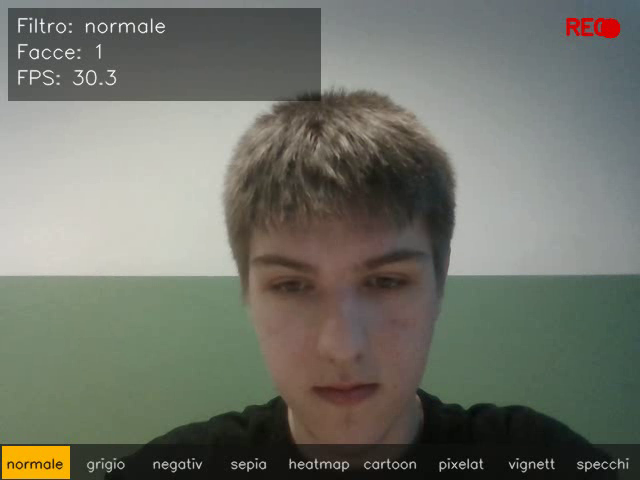
#> input picture frame 3 of recordings/rec_20260518_115954.mp4, 640 x 480 px, given in place of the camera
$ python main.py
#> lines starting #> are read from the running program, lines starting #| are printed output that depends on the picture; after the words box and inside, x2 and y2 are one past the last pixel; in counts of white or black regions, pixels touching at a corner belong together
### effects.py
"""
effects.py — Effetti visivi che sfruttano face detection e frame consecutivi.
Ogni funzione riceve il frame come primo parametro e restituisce il frame modificato.
Non viene modificato il frame originale: si lavora su una copia se necessario.
"""

import cv2
import numpy as np
import os

# Carica il classificatore Haar per il rilevamento volti
_CASCADE_PATH = cv2.data.haarcascades + "haarcascade_frontalface_default.xml"
_EYE_CASCADE_PATH = cv2.data.haarcascades + "haarcascade_eye.xml"

face_cascade = cv2.CascadeClassifier(_CASCADE_PATH)
eye_cascade = cv2.CascadeClassifier(_EYE_CASCADE_PATH)


def detect_faces(frame):
    """
    Rileva le facce nel frame usando Haar cascade.
    Restituisce la lista di bounding box (x, y, w, h).
    """
    gray = cv2.cvtColor(frame, cv2.COLOR_BGR2GRAY)
    faces = face_cascade.detectMultiScale(
        gray,
        scaleFactor=1.1,
        minNeighbors=5,
        minSize=(60, 60)
    )
    return faces if len(faces) > 0 else []


# [117 lines left out: functions apply_background_blur, apply_overlay_png, apply_face_label, apply_motion_detection, apply_ghost_effect, apply_motion_blur, not called in this run]

### ui.py
"""
ui.py — Funzioni per il rendering dell'interfaccia sovraimpressa sul frame.
Gestisce HUD, barra filtri, indicatori e testo di aiuto.
"""

import cv2
import numpy as np
import time


#font = cv2.FONT_HERSHEY_SIMPLEX
font = cv2.FONT_HERSHEY_TRIPLEX


def draw_hud(frame, filter_name, num_faces, fps, recording=False, auto_mode=False):
    """
    Sovrimprime sul frame:
    - nome del filtro attivo
    - numero di facce rilevate
    - FPS correnti
    - indicatore di registrazione (se attivo)
    - indicatore modalità automatica (se attiva)
    """
    img = frame.copy()
    h, w = img.shape[:2]

    # Sfondo semitrasparente per il testo HUD (angolo in alto a sinistra)
    overlay = img.copy()
    cv2.rectangle(overlay, (8, 8), (220, 70), (0, 0, 0), -1)
    cv2.addWeighted(overlay, 0.45, img, 0.55, 0, img)

    overlay = img.copy()
    cv2.rectangle(overlay, (8, 75), (130, 107), (0, 0, 0), -1)
    cv2.addWeighted(overlay, 0.45, img, 0.55, 0, img)

    # Testo HUD
    cv2.putText(img, f"Filtro: {filter_name}", (16, 32),
                font, 0.65, (255, 255, 255), 1, cv2.LINE_AA)
    cv2.putText(img, f"Facce: {num_faces}", (16, 58),
                font, 0.65, (255, 255, 255), 1, cv2.LINE_AA)
    cv2.putText(img, f"FPS: {fps:.1f}", (16, 97),
                font, 0.65, (255, 255, 255), 1, cv2.LINE_AA)

    # Indicatore REC
    if recording:
        cv2.circle(img, (w - 30, 28), 10, (0, 0, 220), -1)
        cv2.putText(img, "REC", (w - 75, 34),
                    font, 0.7, (0, 0, 220), 2, cv2.LINE_AA)

    # Indicatore modalità automatica
    if auto_mode:
        cv2.putText(img, "AUTO", (w - 80, 60),
                    font, 0.6, (0, 220, 220), 2, cv2.LINE_AA)

    return img


def draw_filter_bar(frame, filter_keys, active_index):
    """
    Mostra in basso una barra con tutti i filtri disponibili,
    evidenziando quello attivo con uno sfondo colorato.
    """
    img = frame.copy()
    h, w = img.shape[:2]
    bar_h = 36
    bar_y = h - bar_h

    # Sfondo barra
    overlay = img.copy()
    cv2.rectangle(overlay, (0, bar_y), (w, h), (20, 20, 20), -1)
    cv2.addWeighted(overlay, 0.65, img, 0.35, 0, img)

    n = len(filter_keys)
    slot_w = w // n

    for i, name in enumerate(filter_keys):
        x1 = i * slot_w
        x2 = x1 + slot_w
        cx = (x1 + x2) // 2

        if i == active_index:
            # Evidenzia il filtro attivo
            cv2.rectangle(img, (x1 + 2, bar_y + 2), (x2 - 2, h - 2), (0, 180, 255), -1)
            color = (20, 20, 20)
        else:
            color = (200, 200, 200)

        label = name[:7]  # abbrevia se troppo lungo
        tw = cv2.getTextSize(label, font, 0.45, 1)[0][0]
        cv2.putText(img, label, (cx - tw // 2, bar_y + 24),
                    font, 0.45, color, 1, cv2.LINE_AA)

    return img


# [48 lines left out: functions draw_help, draw_screenshot_flash, not called in this run]

### main.py
"""
main.py — Loop principale dell'applicazione.
Gestisce: acquisizione webcam, tasti, filtri attivi, effetti, HUD e screenshot.

Tasti:
  F / →       filtro successivo
  ←           filtro precedente
  B           blur sfondo on/off
  M           rilevamento movimento on/off
  G           ghost effect on/off
  L           motion blur simulato on/off
  R           avvia/ferma registrazione video
  A           modalità automatica (ciclo filtri ogni N secondi)
  S           screenshot
  H           mostra/nascondi pannello aiuto
  Q / ESC     esci
"""

import cv2
import time
import datetime
import os

from filters import FILTERS, FILTER_KEYS
from effects import (
    detect_faces,
    apply_background_blur,
    apply_overlay_png,
    apply_motion_detection,
    apply_ghost_effect,
    apply_motion_blur,
)
from ui import (
    draw_hud,
    draw_filter_bar,
    draw_help,
    draw_screenshot_flash,
)

# ── Configurazione ─────────────────────────────────────────────────────────────

SCREENSHOTS_DIR = "screenshots"
RECORDINGS_DIR = "recordings"
AUTO_MODE_INTERVAL = 4       # secondi tra un filtro e l'altro in modalità auto
WEBCAM_INDEX = 0             # indice della webcam (0 = predefinita)
FRAME_WIDTH = 1280
FRAME_HEIGHT = 720

os.makedirs(SCREENSHOTS_DIR, exist_ok=True)
os.makedirs(RECORDINGS_DIR, exist_ok=True)

# ── Stato applicazione ─────────────────────────────────────────────────────────

filter_index = 0
blur_bg_on = False
motion_on = False
ghost_on = False
motion_blur_on = False
recording = False
auto_mode = False
show_help = False
hat_on = False

prev_frame = None
video_writer = None
flash_frames = 0           # fotogrammi rimasti di flash screenshot

fps = 0.0
fps_counter = 0
fps_timer = time.time()

auto_timer = time.time()


def get_timestamp():
    return datetime.datetime.now().strftime("%Y%m%d_%H%M%S")


def start_recording(width, height):
    """Crea un VideoWriter per la registrazione su file .mp4."""
    filename = os.path.join(RECORDINGS_DIR, f"rec_{get_timestamp()}.mp4")
    fourcc = cv2.VideoWriter_fourcc(*"mp4v")
    writer = cv2.VideoWriter(filename, fourcc, 20.0, (width, height))
    print(f"[REC] Registrazione avviata: {filename}")
    return writer


def stop_recording(writer):
    """Rilascia il VideoWriter e chiude il file."""
    if writer is not None:
        writer.release()
        print("[REC] Registrazione salvata.")
    return None


# ── Loop principale ────────────────────────────────────────────────────────────

cap = cv2.VideoCapture(WEBCAM_INDEX)
cap.set(cv2.CAP_PROP_FRAME_WIDTH, FRAME_WIDTH)
cap.set(cv2.CAP_PROP_FRAME_HEIGHT, FRAME_HEIGHT)

if not cap.isOpened():
    print("Errore: impossibile aprire la webcam.")
    exit(1)

print("Webcam avviata. Premi H per i comandi, Q per uscire.")

while True:
    ret, frame = cap.read()
#> frame is the input picture: shape (480, 640, 3); mean B, G, R 105.1, 115.1, 113
    if not ret:
        print("Errore: frame non ricevuto dalla webcam.")
        break

    # ── FPS ──────────────────────────────────────────────────────────────────
    fps_counter += 1
    elapsed = time.time() - fps_timer
    if elapsed >= 0.5:
        fps = fps_counter / elapsed
        fps_counter = 0
        fps_timer = time.time()

    # ── Modalità automatica ───────────────────────────────────────────────────
    if auto_mode and (time.time() - auto_timer) >= AUTO_MODE_INTERVAL:
        filter_index = (filter_index + 1) % len(FILTER_KEYS)
        auto_timer = time.time()

    # ── Face detection (una volta per frame, riutilizzata da tutti gli effetti)
    faces = detect_faces(frame)
#> in detect_faces, `gray = cv2.cvtColor(frame, cv2.COLOR_BGR2GRAY)`:
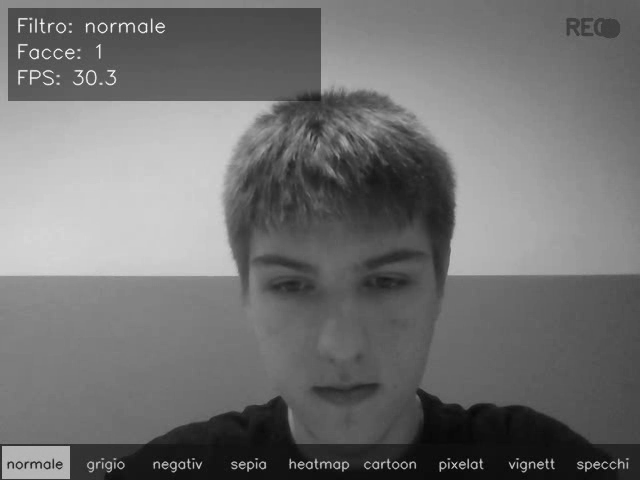
#> gray: shape (480, 640); min 1, max 254, mean 113.3
#> in detect_faces, `faces = face_cascade.detectMultiScale( gray, scaleFactor=1.1, minNeigh..`: faces = [[218, 191, 251, 251]]
#> faces = [[218, 191, 251, 251]]

    # ── Pipeline filtri ───────────────────────────────────────────────────────
    output = FILTERS[FILTER_KEYS[filter_index]](frame)

    if blur_bg_on:
        output = apply_background_blur(output, faces)

    if ghost_on:
        output = apply_ghost_effect(output, prev_frame)

    if motion_blur_on:
        output = apply_motion_blur(output)

    if motion_on:
        output = apply_motion_detection(output, prev_frame)

    if hat_on and len(faces) > 0:
        output = apply_overlay_png(output, faces, "assets/cappello.png", position="top")

    # ── HUD e barra filtri ────────────────────────────────────────────────────
    output = draw_hud(output, FILTER_KEYS[filter_index],
                      len(faces), fps, recording, auto_mode)
#> in draw_hud, `cv2.rectangle(overlay, (8, 8), (220, 70), (0, 0, 0), -1)`:
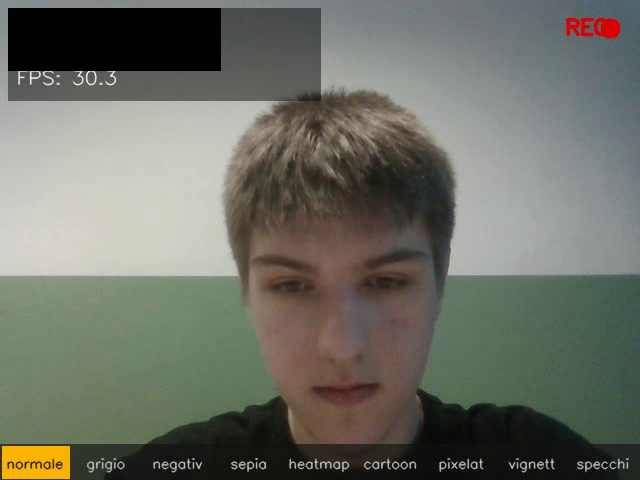
#> overlay: shape (480, 640, 3); 4.37% of pixels changed, all inside (x1, y1, x2, y2) = (8, 8, 221, 71)
#> in draw_hud, `cv2.addWeighted(overlay, 0.45, img, 0.55, 0, img)`:
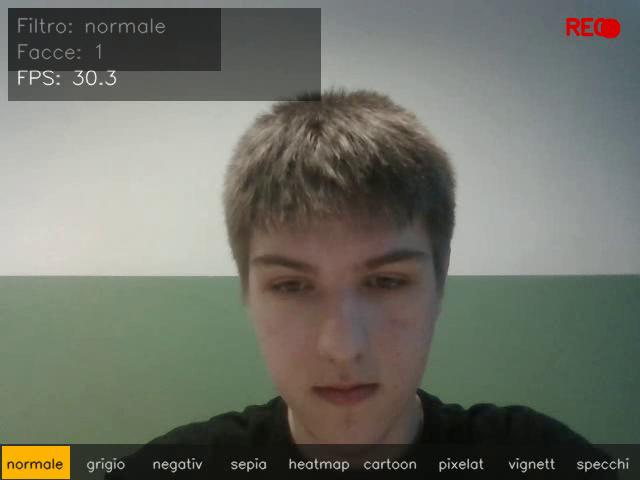
#> img: shape (480, 640, 3); 4.37% of pixels changed, all inside (x1, y1, x2, y2) = (8, 8, 221, 71)
#> in draw_hud, `cv2.rectangle(overlay, (8, 75), (130, 107), (0, 0, 0), -1)`:
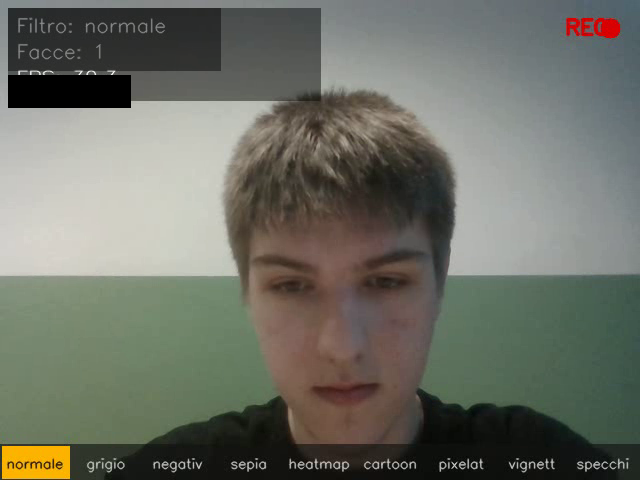
#> overlay: shape (480, 640, 3); 1.32% of pixels changed, all inside (x1, y1, x2, y2) = (8, 75, 131, 108)
    output = draw_filter_bar(output, FILTER_KEYS, filter_index)
#> in draw_filter_bar, `cv2.rectangle(overlay, (0, bar_y), (w, h), (20, 20, 20), -1)`:
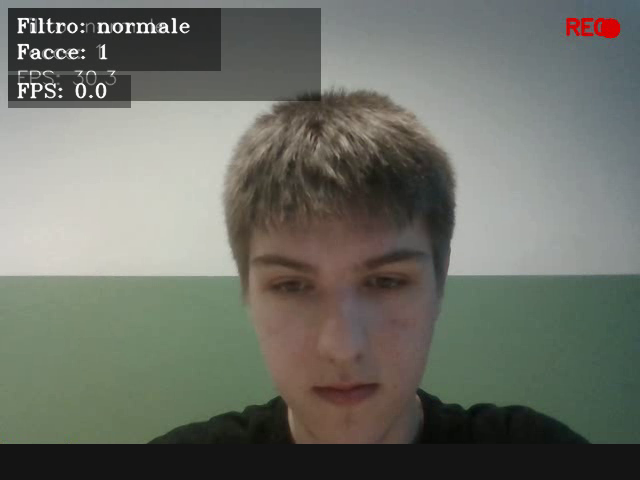
#> overlay: shape (480, 640, 3); mean B, G, R 103, 111.5, 109.1
#> in draw_filter_bar, `cv2.addWeighted(overlay, 0.65, img, 0.35, 0, img)`:
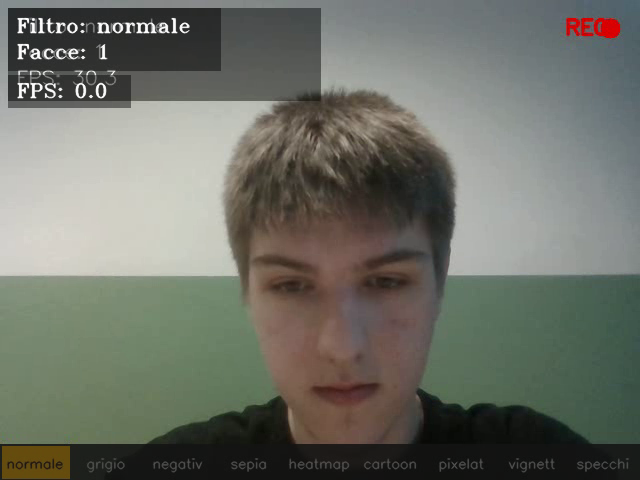
#> img: shape (480, 640, 3); mean B, G, R 103.2, 112.3, 109.9
#> after the loop in draw_filter_bar, `for i, name in enumerate(filter_keys):`:
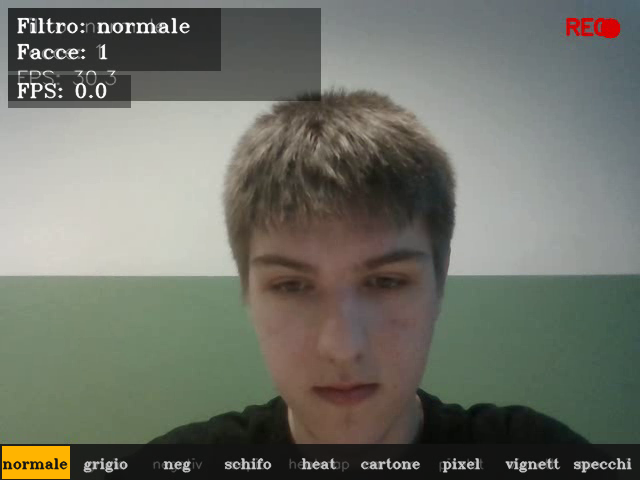
#> img: shape (480, 640, 3); 1.72% of pixels changed, all inside (x1, y1, x2, y2) = (2, 446, 632, 479)

    if show_help:
        output = draw_help(output)

    if flash_frames > 0:
        output = draw_screenshot_flash(output)
        flash_frames -= 1

    # ── Registrazione ─────────────────────────────────────────────────────────
    if recording and video_writer is not None:
        video_writer.write(output)

    # ── Aggiorna prev_frame ───────────────────────────────────────────────────
    prev_frame = frame.copy()

    # ── Mostra frame ──────────────────────────────────────────────────────────
    cv2.imshow("Webcam Filtri | H = aiuto | Q = esci", output)

    # ── Gestione tasti ────────────────────────────────────────────────────────
    key = cv2.waitKey(1) & 0xFF
#> (key q is pressed here)

    if key == ord("q") or key == 27:           # Q / ESC → esci
        break

    elif key == ord("f") or key == 83:         # F / → → filtro successivo
        filter_index = (filter_index + 1) % len(FILTER_KEYS)

    elif key == 81:                             # ← → filtro precedente
        filter_index = (filter_index - 1) % len(FILTER_KEYS)

    elif key == ord("b"):                       # B → blur sfondo
        blur_bg_on = not blur_bg_on
        print(f"[BLUR BG] {'ON' if blur_bg_on else 'OFF'}")

    elif key == ord("m"):                       # M → rilevamento movimento
        motion_on = not motion_on
        print(f"[MOTION] {'ON' if motion_on else 'OFF'}")

    elif key == ord("g"):                       # G → ghost effect
        ghost_on = not ghost_on
        print(f"[GHOST] {'ON' if ghost_on else 'OFF'}")

    elif key == ord("l"):                       # L → motion blur simulato
        motion_blur_on = not motion_blur_on
        print(f"[MOTION BLUR] {'ON' if motion_blur_on else 'OFF'}")

    elif key == ord("r"):                       # R → registrazione
        if not recording:
            h_cap = int(cap.get(cv2.CAP_PROP_FRAME_HEIGHT))
            w_cap = int(cap.get(cv2.CAP_PROP_FRAME_WIDTH))
            video_writer = start_recording(w_cap, h_cap)
            recording = True
        else:
            video_writer = stop_recording(video_writer)
            recording = False

    elif key == ord("a"):                       # A → modalità automatica
        auto_mode = not auto_mode
        auto_timer = time.time()
        print(f"[AUTO] {'ON' if auto_mode else 'OFF'}")

    elif key == ord("s"):                       # S → screenshot
        path = os.path.join(SCREENSHOTS_DIR, f"screenshot_{get_timestamp()}.jpg")
        cv2.imwrite(path, output)
        flash_frames = 3
        print(f"[SCREENSHOT] Salvato: {path}")

    elif key == ord("h"):                       # H → aiuto
        show_help = not show_help

    elif key == ord("c"):   # C → cappello on/off
        hat_on = not hat_on
        print(f"[CAPPELLO] {'ON' if hat_on else 'OFF'}")


# ── Cleanup ────────────────────────────────────────────────────────────────────
if recording:
    stop_recording(video_writer)

cap.release()
cv2.destroyAllWindows()
print("App chiusa correttamente.")

$ run again, starting later in the video
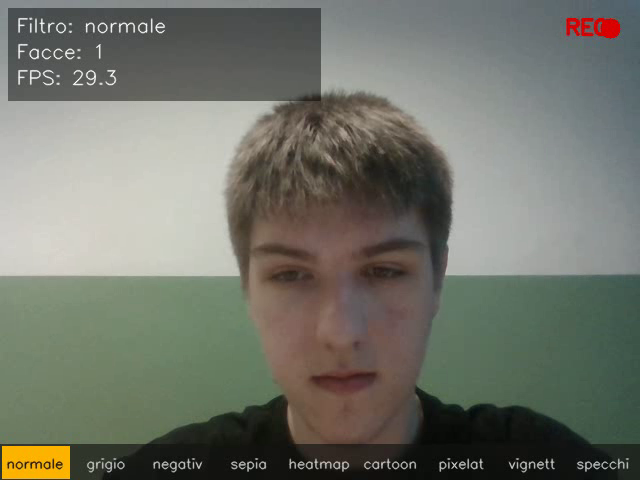
#> input picture frame 14 of recordings/rec_20260518_115954.mp4, 640 x 480 px, given in place of the camera
#> frame is the input picture: shape (480, 640, 3); mean B, G, R 106.1, 116.1, 113.9
#> in detect_faces, `gray = cv2.cvtColor(frame, cv2.COLOR_BGR2GRAY)`:
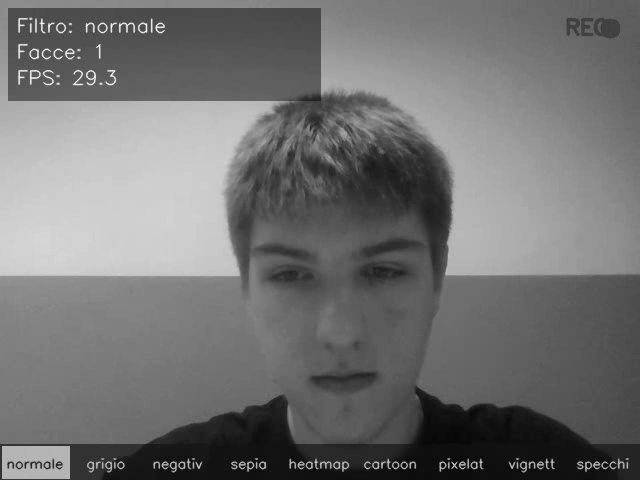
#> gray: shape (480, 640); min 5, max 254, mean 114.3
#> in detect_faces, `faces = face_cascade.detectMultiScale( gray, scaleFactor=1.1, minNeigh..`: faces = [[213, 179, 258, 258]]
#> after the loop in draw_filter_bar, `for i, name in enumerate(filter_keys):`:
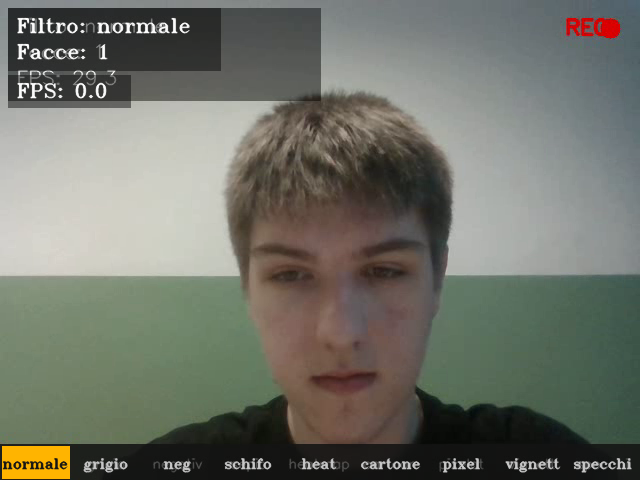
#> img: shape (480, 640, 3); mean B, G, R 105, 114.8, 112.7

$ run again, starting later in the video
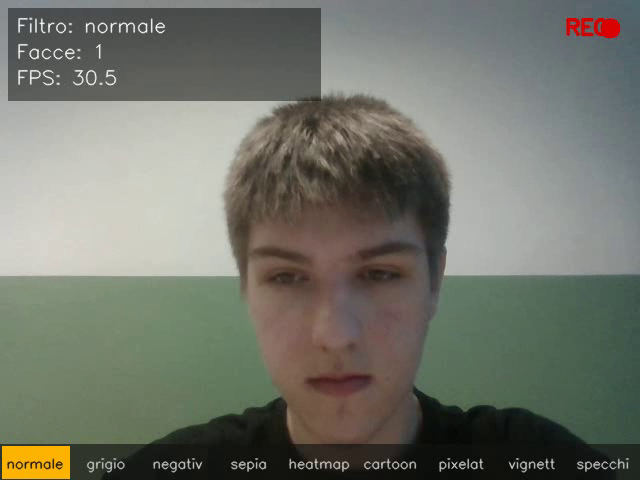
#> input picture frame 26 of recordings/rec_20260518_115954.mp4, 640 x 480 px, given in place of the camera
#> frame is the input picture: shape (480, 640, 3); mean B, G, R 106.5, 116.5, 114.3
#> in detect_faces, `gray = cv2.cvtColor(frame, cv2.COLOR_BGR2GRAY)`:
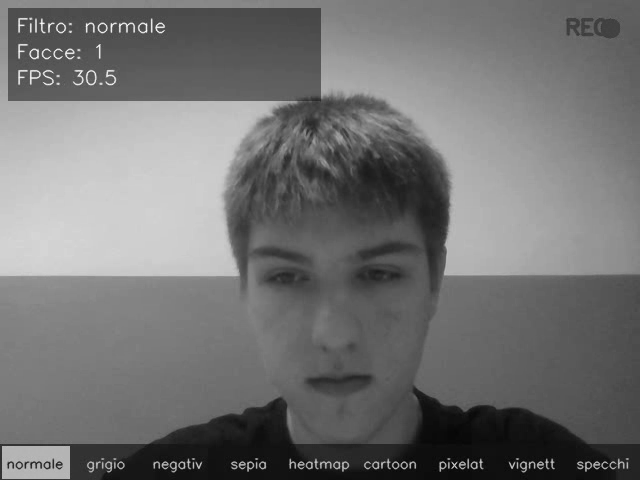
#> gray: shape (480, 640); min 4, max 254, mean 114.7
#> in detect_faces, `faces = face_cascade.detectMultiScale( gray, scaleFactor=1.1, minNeigh..`: faces = [[214, 186, 248, 248]]
#> after the loop in draw_filter_bar, `for i, name in enumerate(filter_keys):`:
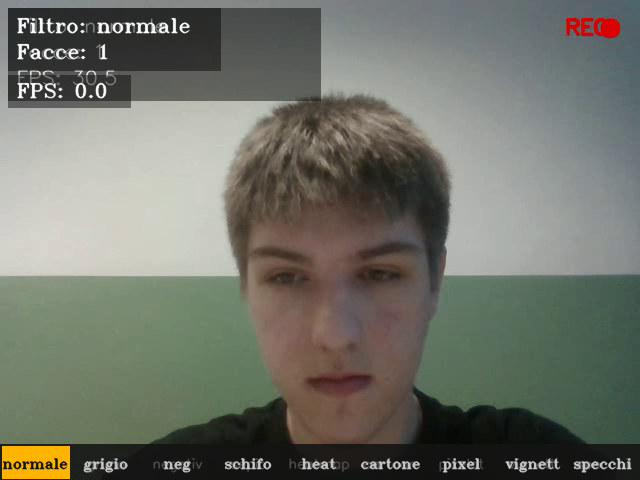
#> img: shape (480, 640, 3); mean B, G, R 105.4, 115.2, 113.1
